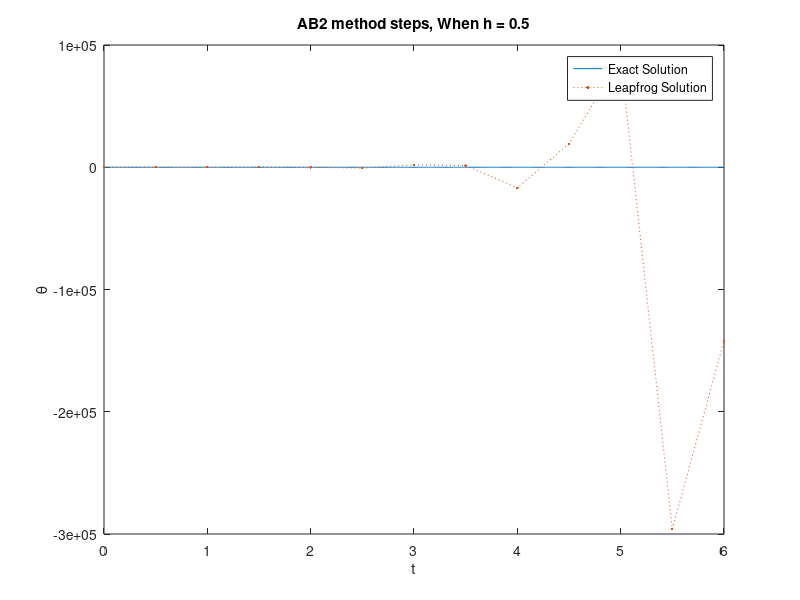

Here is the MATLAB script that generated this plot:
close all;
clc;
h = 0.5;     % Step size
Tmax = 6;    % Maximum time
N = Tmax / h;  % Maximum number of steps
alpha=0.5;
t = linspace(0,Tmax,N+1);  % Time range
g = 9.81;
l = 0.6;

% Analytical solution of the differential equation
treal = 0:0.01:Tmax;
theta_real = exp(-treal).*(10*cos(sqrt(g/l-4)*treal)+((10/sqrt(g/l-4))*sin(sqrt(g/l-4)*treal)));
plot(treal,theta_real);
hold on

%Numerical solution
f=@(t,theta) [theta(2); -4*theta(2)-(g/l)*theta(1)]; % Governing system of equations

% Initial Conditions
Theta = [10; 0];

if 1
    % Initialization with second order Runge-Kutta method
    k1 = h.*f(t(1),Theta(:,1));
    k2 = h.*f(t(1)+alpha.*h, Theta(:,1)+alpha.*k1);
    Theta(:,2) = Theta(:,1) + (1-1/2/alpha).*k1 + k2/2/alpha;
end

if 0
    % Initialization with Explicit Euler method
    Theta(:,2) = Theta(:,1) + h.*f(t(1),Theta(:,1));
end

% AB2 method steps
for i=2:N
    Theta(:,i+1) = Theta(:,i) + (3/2).*h.*f(t(i),Theta(:,i)) - (1/2).*h.*f(t(i-1),Theta(:,i-1));
end
plot(t,Theta(1,:),'.:')
legend('Exact Solution','Leapfrog Solution','Location','NorthEast')
title(['AB2 method steps, When h = ' num2str(h)])
xlabel('t')
ylabel('\theta')